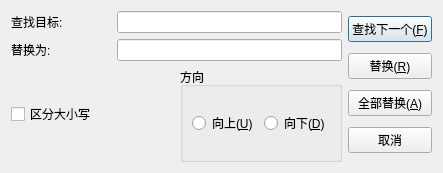
<?xml version="1.0" encoding="UTF-8"?>
<ui version="4.0">
 <class>ReplaceDialog</class>
 <widget class="QDialog" name="ReplaceDialog">
  <property name="geometry">
   <rect>
    <x>0</x>
    <y>0</y>
    <width>443</width>
    <height>173</height>
   </rect>
  </property>
  <property name="windowTitle">
   <string>替换</string>
  </property>
  <layout class="QHBoxLayout" name="horizontalLayout_5">
   <item>
    <layout class="QVBoxLayout" name="verticalLayout_2">
     <item>
      <layout class="QHBoxLayout" name="horizontalLayout">
       <item>
        <widget class="QLabel" name="label">
         <property name="minimumSize">
          <size>
           <width>100</width>
           <height>0</height>
          </size>
         </property>
         <property name="text">
          <string>查找目标:</string>
         </property>
        </widget>
       </item>
       <item>
        <widget class="QLineEdit" name="searchText"/>
       </item>
      </layout>
     </item>
     <item>
      <layout class="QHBoxLayout" name="horizontalLayout_2">
       <item>
        <widget class="QLabel" name="label_2">
         <property name="minimumSize">
          <size>
           <width>100</width>
           <height>0</height>
          </size>
         </property>
         <property name="text">
          <string>替换为:</string>
         </property>
        </widget>
       </item>
       <item>
        <widget class="QLineEdit" name="targetText"/>
       </item>
      </layout>
     </item>
     <item>
      <layout class="QHBoxLayout" name="horizontalLayout_4">
       <item>
        <widget class="QCheckBox" name="cbCaseSensetive">
         <property name="text">
          <string>区分大小写</string>
         </property>
        </widget>
       </item>
       <item>
        <widget class="QGroupBox" name="groupBox">
         <property name="title">
          <string>方向</string>
         </property>
         <layout class="QHBoxLayout" name="horizontalLayout_3">
          <item>
           <widget class="QRadioButton" name="rbUp">
            <property name="text">
             <string>向上(&amp;U)</string>
            </property>
           </widget>
          </item>
          <item>
           <widget class="QRadioButton" name="rbDown">
            <property name="text">
             <string>向下(&amp;D)</string>
            </property>
           </widget>
          </item>
         </layout>
        </widget>
       </item>
      </layout>
     </item>
    </layout>
   </item>
   <item>
    <layout class="QVBoxLayout" name="verticalLayout">
     <item>
      <widget class="QPushButton" name="btFindNext">
       <property name="text">
        <string>查找下一个(&amp;F)</string>
       </property>
      </widget>
     </item>
     <item>
      <widget class="QPushButton" name="btReplace">
       <property name="text">
        <string>替换(&amp;R)</string>
       </property>
      </widget>
     </item>
     <item>
      <widget class="QPushButton" name="btReplaceAll">
       <property name="text">
        <string>全部替换(&amp;A)</string>
       </property>
      </widget>
     </item>
     <item>
      <widget class="QPushButton" name="btCancel">
       <property name="text">
        <string>取消</string>
       </property>
      </widget>
     </item>
    </layout>
   </item>
  </layout>
 </widget>
 <resources/>
 <connections/>
</ui>
